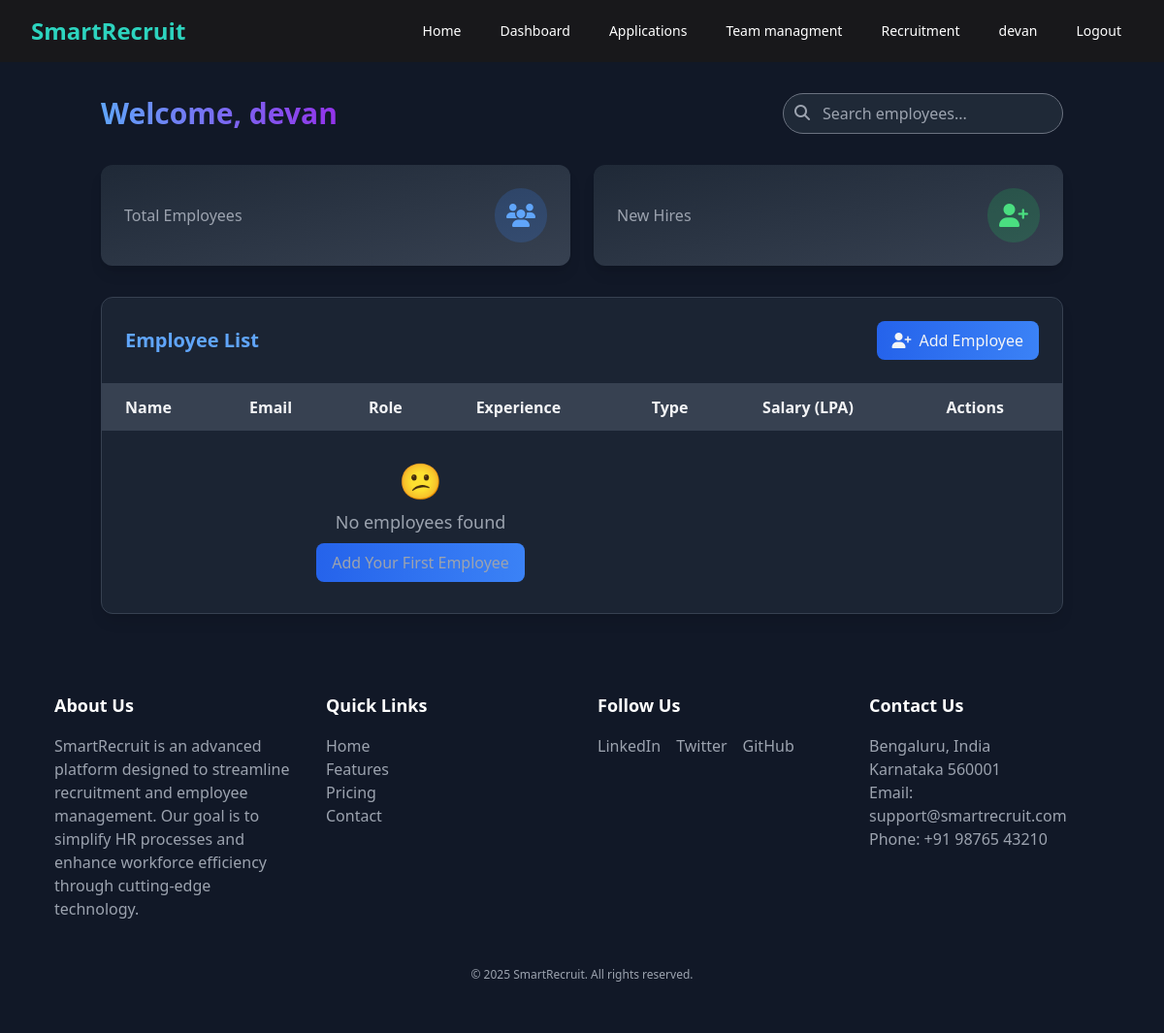
The app's page /manager/employees/ (signed in), older data.
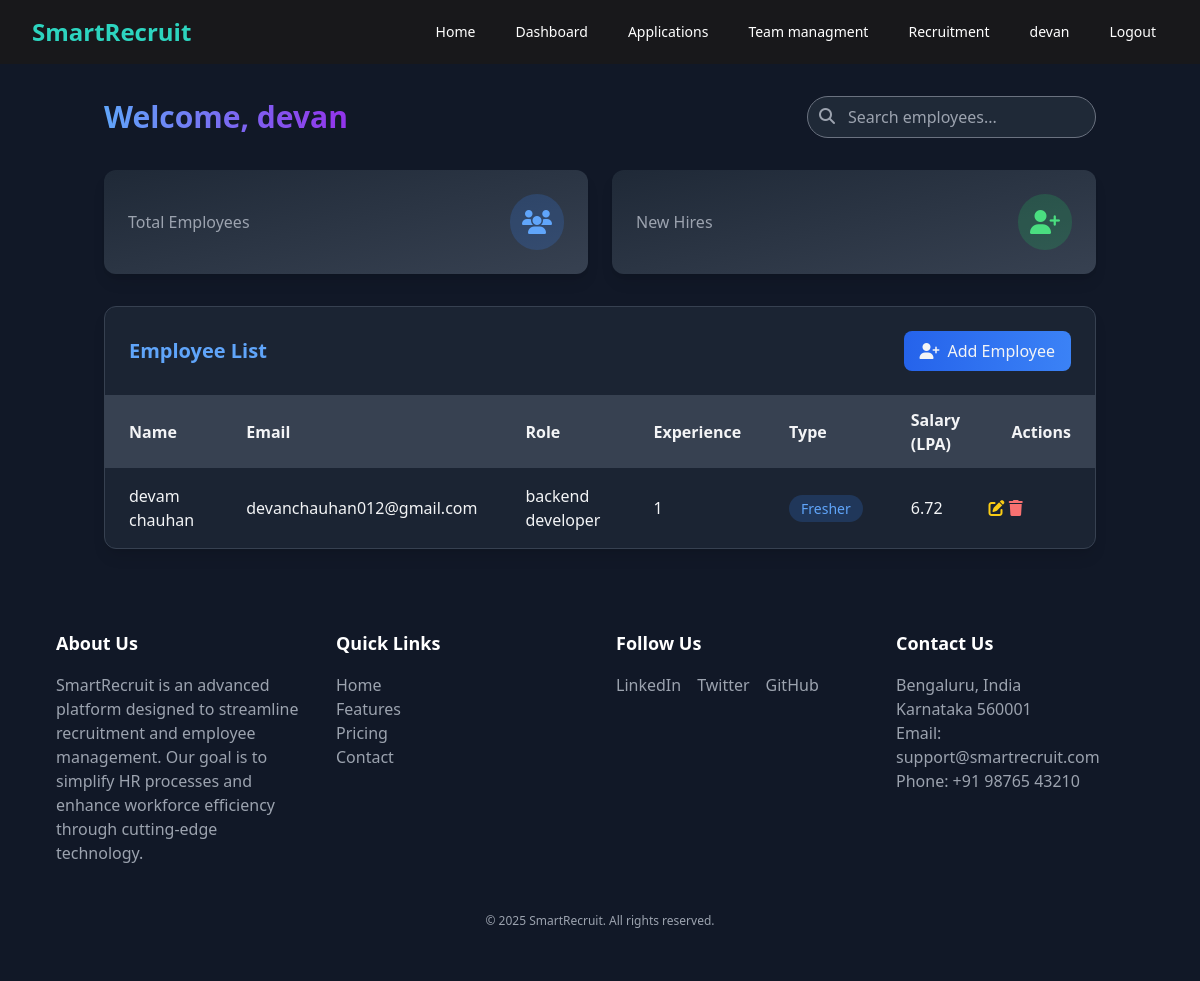
The same page, newer data.
### manager/models.py (models this page shows)
class EmployeeModel(models.Model):
    EMPLOYEE_TYPES = (
        ('FR', 'Fresher'),
        ('JR', 'Junior'),
        ('SR', 'Senior'),
        ('TL', 'Team Lead'),
        ('MGR', 'Manager'),
    )
    manager = models.ForeignKey(Manager, on_delete=models.CASCADE, related_name="employee_manager")
    profile = models.OneToOneField("employee.Profile", on_delete=models.CASCADE, related_name="employee_profile", blank=True, null=True)  # ✅ String reference
    role=models.CharField(max_length=100,null=True,blank=True)
    experience = models.PositiveIntegerField(help_text="Years of experience")
    employee_type = models.CharField(max_length=3, choices=EMPLOYEE_TYPES)
    salary_lpa = models.DecimalField(max_digits=5, decimal_places=2, verbose_name="Salary (LPA)")
    is_accepted = models.BooleanField(default=False)
    created_at = models.DateTimeField(auto_now_add=True)
    updated_at = models.DateTimeField(auto_now=True)
    def __str__(self):
        return f"{self.manager} - {self.employee_type}"

### employee/models.py (models this page shows, shortened)
class Profile(models.Model):
    user = models.OneToOneField(CustomUser, on_delete=models.CASCADE, related_name="user_id", blank=True , null = True)
    profile_pic = models.ImageField(upload_to='media/profile_pics/', blank=True, null=True)
    name = models.CharField(max_length=255)
    email = models.EmailField(unique=True)
    phone = models.CharField(max_length=20)
    main_interest = models.CharField(max_length=255, blank=True, null=True)
    cpi = models.FloatField(blank=True, null=True)
    university = models.CharField(max_length=255, blank=True, null=True)
    skills_required = models.JSONField(default=list,validators=[validate_non_empty_list])
    experience = models.IntegerField(blank=True,null=True)
    resume = models.FileField(upload_to='media/resumes/', blank=False)
    jobsApplied = models.ManyToManyField('manager.RecruitmentModel', related_name="formsApplied", blank=True)

### manager/views.py (the view)
# urls.py: path('employees/',views.manager_dashboard, name="manager_dashboard"),
@login_required
def manager_dashboard(request):
    candiadtes = CandidateApplicationModel.objects.filter(status='ACCEPTED')
    employees = EmployeeModel.objects.all()
    print(employees, candiadtes)
    non_selected_candidates = []
    emails = set()
    for employee in employees:
       emails.add(employee.profile.email)
    for candidate in candiadtes:
       if candidate.profile.email not in emails:
          non_selected_candidates.append(candidate)
    print(non_selected_candidates)
    return render(request, 'manager/ManagerDashboard.html', {
       'employees' : employees,
       'candidates' : non_selected_candidates
    })

### employee/models.py (called while the page is built)
    def __str__(self):
        return self.user.username + " " + self.recruitment.job_details

### myadmin/models.py (called while the page is built)
    def __str__(self):
        return str(self.id) + ' ' + self.name

### templates/manager/ManagerDashboard.html (shortened to what the changed rows need)
{% extends 'index.html' %}
{% load static %}
{% block content %}
  <div class="main flex flex-col min-h-screen bg-gray-900 text-gray-100">
    <div class="container mx-auto px-4 py-8 flex-1 flex flex-col">
      <div class="space-y-8 flex-1">
        <div class="flex justify-between items-center">
          <h1 class="text-3xl font-bold text-transparent bg-clip-text bg-gradient-to-r from-blue-400 to-purple-600">Welcome, {{ user.username }}</h1>
        </div>
        <div class="bg-gray-800/80 backdrop-blur-sm rounded-xl shadow-lg border border-gray-700 overflow-hidden">
          <div class="p-6 flex justify-between items-center border-b border-gray-700">
            <h2 class="text-xl font-bold text-blue-400">Employee List</h2>
          </div>
          <div class="overflow-x-auto">
            <table class="w-full">
              <thead class="bg-gray-700">
                <tr>
                  <th class="px-6 py-3 text-left">Name</th>
                  <th class="px-6 py-3 text-left">Email</th>
                  <th class="px-6 py-3 text-left">Role</th>
                  <th class="px-6 py-3 text-left">Experience</th>
                  <th class="px-6 py-3 text-left">Type</th>
                  <th class="px-6 py-3 text-left">Salary (LPA)</th>
                  <th class="px-6 py-3 text-left">Actions</th>
                </tr>
              </thead>
              <tbody class="divide-y divide-gray-700">
                {% if employees %}
                  {% for employee in employees %}
                    <tr class="hover:bg-gray-700/50 transition-colors">
                      <td class="px-6 py-4">{{ employee.profile.name }}</td>
                      <td class="px-6 py-4">{{ employee.profile.email }}</td>
                      <td class="px-6 py-4">{{ employee.role }}</td>
                      <td class="px-6 py-4">{{ employee.experience }}</td>
                      <td class="px-6 py-4">
                        <span class="bg-blue-500/20 text-blue-400 px-3 py-1 rounded-full text-sm">{{ employee.get_employee_type_display }}</span>
                      </td>
                      <td class="px-6 py-4">{{ employee.salary_lpa }}</td>
                      <td>
                        <button onclick="openEditModal('{{ employee.id }}')" class="text-yellow-400 hover:text-yellow-300 transition-colors"><i class="fas fa-edit"></i></button>
                        <button onclick="confirmDelete('{{ employee.id }}')" class="text-red-400 hover:text-red-300 transition-colors"><i class="fas fa-trash"></i></button>
                      </td>
                    </tr>
                  {% endfor %}
                {% else %}
                  <tr>
                    <td colspan="5" class="px-6 py-8 text-center text-gray-400">
                      <div class="flex flex-col items-center justify-center space-y-2">
                        <span class="text-4xl">😕</span>
                        <p class="text-lg">No employees found</p>
                        <button onclick="toggleModal('profileSelectionModal')" class="mt-4 bg-gradient-to-r from-blue-600 to-blue-500 hover:from-blue-500 hover:to-blue-400 px-4 py-2 rounded-lg transition-all">Add Your First Employee</button>
                      </div>
                    </td>
                  </tr>
                {% endif %}
              </tbody>
            </table>
          </div>
        </div>
      </div>
    </div>
    <div class="z-[9] relative">
      {% include 'include/footer.html' %}
    </div>
  </div>
{% endblock %}

Row changes from the older to the newer data that the page shows:
added EmployeeModel: profile.name "devam chauhan", profile.email "devanchauhan012@gmail.com", role "backend developer", experience "1", employee_type "Fresher", salary_lpa "6.72"
Text that changed along with them:
text no longer shown: "😕 No employees found Add Your First Employee"
